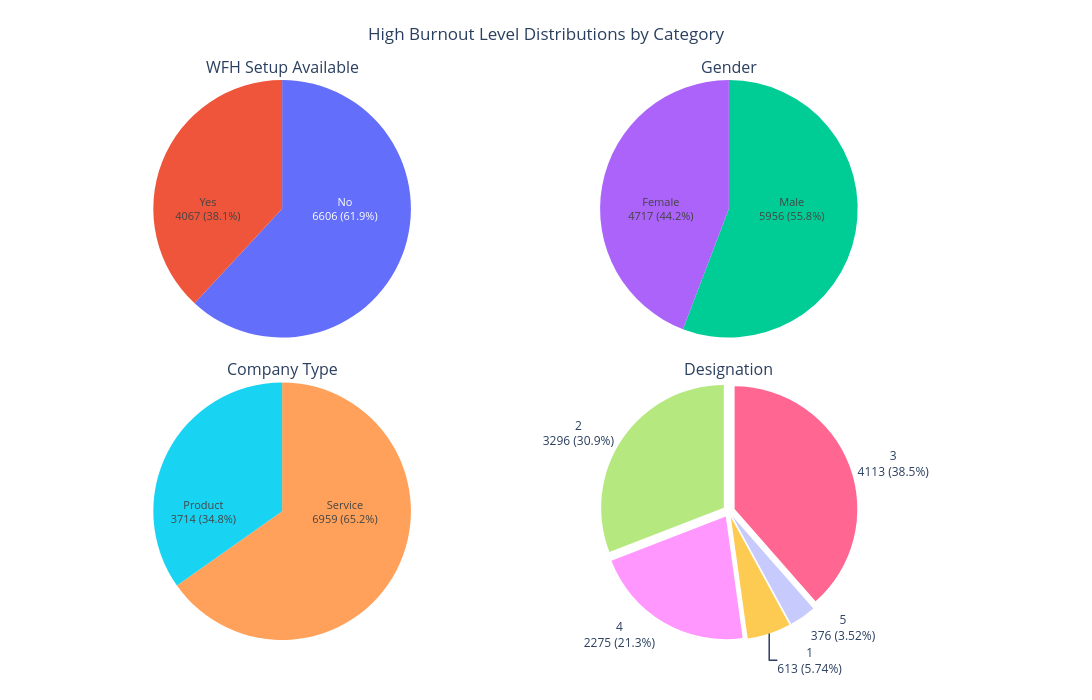

Notebook code cell kept with this figure:
### Code cell
fig = make_subplots(
    rows=2, cols=2,
    specs=[
        [{"type": "pie"}, {"type": "pie"}],
        [{"type": "pie"}, {"type": "pie"}]
    ],
    subplot_titles=[
        "WFH Setup Available", "Gender", "Company Type", "Designation"
    ],
    horizontal_spacing=0.05,
    vertical_spacing=0.08
)
datasets = [
    (wfh_counts, "WFH Setup Available"),
    (gender_factors, "Gender"),
    (company_type_factors, "Company Type"),
    (designation_counts, "Designation")
]
positions = [(1, 1), (1, 2), (2, 1), (2, 2)]
for (df, col), (row, col_pos) in zip(datasets, positions):
    is_designation = col == "Designation"
    fig.add_trace(
        go.Pie(
            labels=df[col],
            values=df["Count"],
            texttemplate="%{label}<br>%{value} (%{percent})",
            textposition="outside" if is_designation else "inside",
            textfont=dict(size=9 if is_designation else 11),
            name=col,
            showlegend=False,
            insidetextorientation="radial" if not is_designation else None,
            pull=[0.05] * len(df) if is_designation else None 
        ),
        row=row, col=col_pos
    )
fig.update_layout(
    title=dict(
        text="High Burnout Level Distributions by Category",
        x=0.5,
        xanchor="center"
    ),
    height=700,
    width=1100,
    margin=dict(t=80, b=60, l=80, r=80), 
)
fig.update_traces(
    textfont=dict(size=12),
    selector=dict(name="Designation")
)
fig.show()

### Figure 1 — Plotly figure (JSON) as saved in the notebook; plotly's stock layout.template omitted (floating-point values rounded to 4 significant figures)
{"data": [{"domain": {"x": [0, 0.475], "y": [0.54, 1]}, "insidetextorientation": "radial", "labels": ["No", "Yes"], "name": "WFH Setup Available", "showlegend": false, "textfont": {"size": 11}, "textposition": "inside", "texttemplate": "%{label}<br>%{value} (%{percent})", "type": "pie", "values": [6606, 4067]}, {"domain": {"x": [0.525, 1], "y": [0.54, 1]}, "insidetextorientation": "radial", "labels": ["Male", "Female"], "name": "Gender", "showlegend": false, "textfont": {"size": 11}, "textposition": "inside", "texttemplate": "%{label}<br>%{value} (%{percent})", "type": "pie", "values": [5956, 4717]}, {"domain": {"x": [0, 0.475], "y": [0, 0.46]}, "insidetextorientation": "radial", "labels": ["Service", "Product"], "name": "Company Type", "showlegend": false, "textfont": {"size": 11}, "textposition": "inside", "texttemplate": "%{label}<br>%{value} (%{percent})", "type": "pie", "values": [6959, 3714]}, {"domain": {"x": [0.525, 1], "y": [0, 0.46]}, "labels": [3, 2, 4, 1, 5], "name": "Designation", "pull": [0.05, 0.05, 0.05, 0.05, 0.05], "showlegend": false, "textfont": {"size": 12}, "textposition": "outside", "texttemplate": "%{label}<br>%{value} (%{percent})", "type": "pie", "values": [4113, 3296, 2275, 613, 376]}], "layout": {"annotations": [{"font": {"size": 16}, "showarrow": false, "text": "WFH Setup Available", "x": 0.2375, "xanchor": "center", "xref": "paper", "y": 1, "yanchor": "bottom", "yref": "paper"}, {"font": {"size": 16}, "showarrow": false, "text": "Gender", "x": 0.7625, "xanchor": "center", "xref": "paper", "y": 1, "yanchor": "bottom", "yref": "paper"}, {"font": {"size": 16}, "showarrow": false, "text": "Company Type", "x": 0.2375, "xanchor": "center", "xref": "paper", "y": 0.46, "yanchor": "bottom", "yref": "paper"}, {"font": {"size": 16}, "showarrow": false, "text": "Designation", "x": 0.7625, "xanchor": "center", "xref": "paper", "y": 0.46, "yanchor": "bottom", "yref": "paper"}], "height": 700, "margin": {"b": 60, "l": 80, "r": 80, "t": 80}, "title": {"text": "High Burnout Level Distributions by Category", "x": 0.5, "xanchor": "center"}, "width": 1100}}
